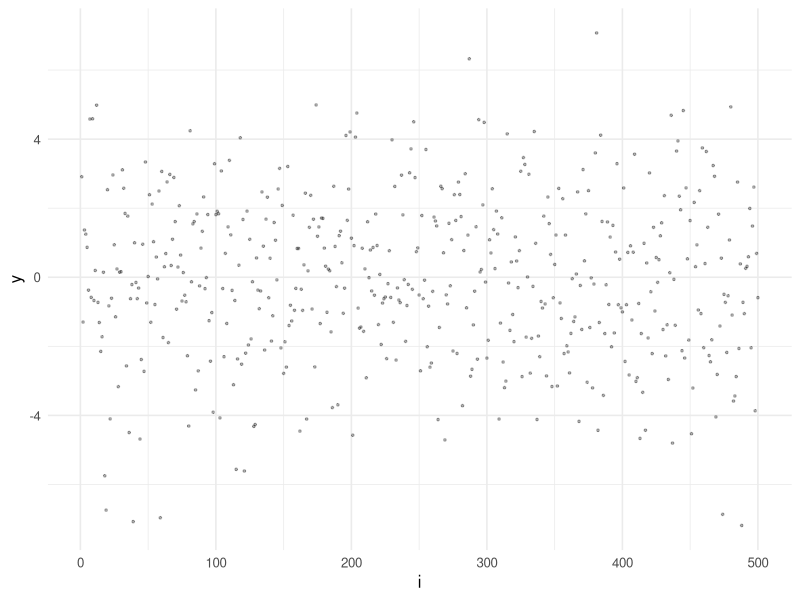

Write the R code that produced this figure.
# ============================================================
# Biostatistics Courses
# Course 4 — Week 2, Session 3: Tabular neural networks with torch
# ============================================================

# --- 0. Setup --------------------------------------------------
library(tidyverse)
set.seed(42)
theme_set(theme_minimal(base_size = 12))

# --- 1. Hypothesis / Goal --------------------------------------
# Fit a simple regression by manual gradient descent; show the
# analogous torch training loop (not executed).

# --- 2. Data ---------------------------------------------------
n <- 500; p <- 10
X <- matrix(rnorm(n * p), n, p)
beta <- c(2, -1, 0.5, rep(0, p - 3))
y <- as.numeric(X %*% beta + rnorm(n, 0, 0.5))

# --- 3. Visualise ----------------------------------------------
p1 <- tibble(i = seq_len(n), y = y) |>
  ggplot(aes(i, y)) + geom_point(alpha = 0.3, size = 0.6)
print(p1)

# --- 4. Assumptions --------------------------------------------
# Inputs standardised (here already ~N(0,1)); loss surface is
# convex for a linear model, nonconvex for a real NN.

# --- 5. Conduct / Fit ------------------------------------------
w <- rep(0, p); lr <- 0.01
losses <- numeric(200)
for (step in 1:200) {
  yhat <- X %*% w
  resid <- as.numeric(y - yhat)
  grad <- -2 * t(X) %*% resid / n
  w <- w - lr * grad
  losses[step] <- mean(resid^2)
}

# torch equivalent (not run):
# library(torch)
# x_t <- torch_tensor(X, dtype = torch_float())
# y_t <- torch_tensor(matrix(y, ncol = 1), dtype = torch_float())
# net <- nn_sequential(nn_linear(p, 16), nn_relu(), nn_linear(16, 1))
# optimizer <- optim_adam(net$parameters, lr = 1e-2)
# loss_fn <- nn_mse_loss()

# --- 6. Report -------------------------------------------------
cat(sprintf("Final MSE after 200 steps: %.4f\n", tail(losses, 1)))
